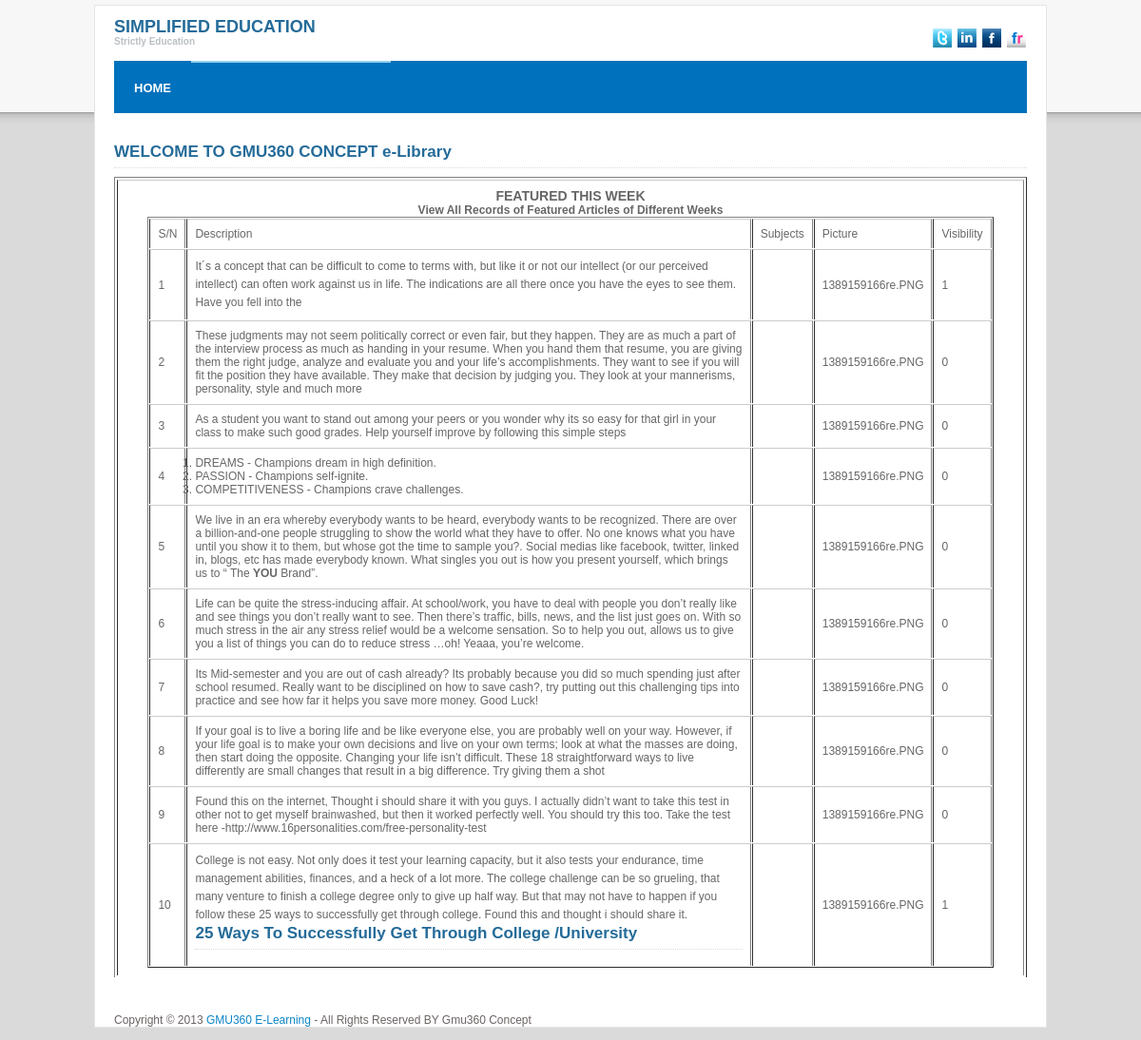
Page /administrator/featured_this_week_list.php on the committed database.
### tables this page shows
CREATE TABLE `featured_this_week` (
  `id` int(11) NOT NULL auto_increment,
  `description` text NOT NULL,
  `subject` varchar(100) NOT NULL,
  `content` text NOT NULL,
  `visibility` int(11) NOT NULL,
  PRIMARY KEY  (`id`)
);

CREATE TABLE `featured_image` (
  `id` int(11) NOT NULL auto_increment,
  `featured_id` int(11) NOT NULL,
  `picture` varchar(200) NOT NULL,
  PRIMARY KEY  (`id`)
);

### administrator/featured_this_week_list.php (the view, shortened to what this page needs)
<!DOCTYPE html PUBLIC "-//W3C//DTD XHTML 1.0 Transitional//EN" "http://www.w3.org/TR/xhtml1/DTD/xhtml1-transitional.dtd">
<html xmlns="http://www.w3.org/1999/xhtml">
<head>
<link rel="stylesheet" href="../css/style.css" type="text/css" media="all" />
</head>
<body>
<div id="shell">
  <div id="header">
    <h1 id="logo"><a href="#">SIMPLIFIED EDUCATION<span>Strictly Education</span></a></h1>
    <div class="socials"> <a href="#" class="link link-twitter">Twitter</a> <a href="#" class="link link-linkedin">LinkedIn</a> <a href="#" class="link link-facebook">Facebook</a> <a href="#" class="link link-flickr">flickr</a> </div>
  </div>
  <div id="navigation">
    <ul>
      <li><a href="../index.php">HOME</a></li>
      <li><a href="#" class="active"></a></li>
      <li><a href="#" class="active"></a></li>
      <li><a href="#" class="active"></a></li>
      <li><a href="#" class="active"></a></li>
      <li><a href="#" class="active"></a></li>
    </ul>
  </div>
  <div id="main">
    <br/><br/>
    <h2><a href="index.php">WELCOME TO GMU360 CONCEPT e-Library </a></h2>
    <table width="100%" border="1" id="box-table-a">
    <tr width="100%">
      <td width="40%">
      <center>
  <div id="bar"><h3>FEATURED THIS WEEK</h3></div>
<?php
$laund=mysql_query("SELECT *  FROM `featured_this_week`");
?>
<legend><b>View All Records of Featured Articles of Different Weeks</b></legend>
<?php
if(mysql_num_rows($laund)>0){
?>
<table width="95%" border="1" cellspacing="1">
	<tr class="thead">
        <td>S/N</td>
    <td>Description</td>
    <td>Subjects</td>
    <td>Picture</td>
        <td>Visibility</td>
    </tr>
  <?php
$s=1;
  	while($l=mysql_fetch_array($laund)){
	echo "<tr class= \"trodd\">";
	?>
    <td><?php echo $s++;
	?></td>
    <td><?php echo $l['description'];?></td>
    <td><?php echo $l['subjects'];?></td>
        <?php 		$t=mysql_query("SELECT *  FROM `featured_image` WHERE `id`='{$l['id']}'");
  	while($room=mysql_fetch_array($t)){
		$picture=$room['picture'];
	}
	?>
<td><?php echo $picture; ?></td>
   <td><?php echo $l['visibility'] ;?></td>
  </tr>
 <?php
}
}
?>
</table>
      </td>
      </tr>
        </table><br/><br/>
  </div>
      <p class="lf">Copyright &copy; 2013 <a href="#">GMU360 E-Learning </a> - All Rights Reserved BY Gmu360 Concept</p>
</div>
</body>
</html>

### css/style.css (style rules this page uses)
* { padding:0; margin:0; outline:0; }
body { font-size:12px; font-family:Arial, "Trebuchet MS", sans-serif; color:#6c6464; background:#dadada url(images/body.gif) left top repeat-x; padding:5px 0 13px 0; }
a { color:#0d86c7; text-decoration:none; }
h2 { font-size:17px; color:#246b99; padding-bottom:6px; border-bottom:1px dotted #dcdcdc; margin-bottom:9px; position:relative; }
h2 a { color:#246b99; }
#shell { width:960px; padding:0 20px; margin:0 auto; background:#fff; border:1px solid #e5e5e6; }
#header { height:58px; position:relative; }
#logo { padding-top:12px; }
#logo a { font-size:18px; color:#246b99; line-height:20px; text-decoration:none; }
#logo a span { font-size:10px; line-height:12px; display:block; color:#bbc0c3; }
.socials { position:absolute; top:24px; right:1px; width:104px; }
.socials .link { float:left; width:20px; height:20px; margin-left:6px; background:url(images/socials.gif); font-size:0; line-height:0; text-indent:-4000px; }
.socials .link-twitter { background-position:0 top; }
.socials .link-linkedin { background-position:-20px top; }
.socials .link-facebook { background-position:-40px top; }
.socials .link-flickr { background-position:-60px top; }
#navigation { height:55px; background-color:#0071bc; margin-bottom:1px; position:relative; }
#navigation ul { list-style:none; }
#navigation ul li { float:left; display:inline; border-right:0px solid #fff; height:55px; line-height:53px; }
#navigation ul li a { float:left; color:#fefefe; font-size:13px; font-weight:bold; padding:2px 21px 0 21px; text-decoration:none; }
#navigation ul li a.active, #navigation ul li a:hover { text-decoration:none; background:url(images/navigation-active.gif); }
#main { padding:2px 0 10px 0; }
#main p { line-height:19px; }
#box-table-a { font-size: 12px; margin: 0px; text-align: left; border-collapse: separate; border-bottom:none; }
#box-table-a td { padding: 8px; background: none; border-top: 1px solid #CCC; color: #666; border-bottom: none !important; }

### rows in the picture
featured_this_week: description "It´s a concept that can be difficult to come to terms with, but like it or not our intellect (or our perceived intellect) can often work against us in life. The indications are all there once you have the eyes to see them. Have you fell into the", featured_image.picture "1389159166re.PNG", visibility "1"
featured_this_week: description "These judgments may not seem politically correct or even fair, but they happen. They are as much a part of the interview process as much as handing in your resume. When you hand them that resume, you are giving them the right judge, analyze and evaluate you and your life’s accomplishments. They want to see if you will fit the position they have available. They make that decision by judging you. They look at your mannerisms, personality, style and much more", visibility "0"
featured_image: picture "1389159166re.PNG"
featured_this_week: description "As a student you want to stand out among your peers or you wonder why its so easy for that girl in your class to make such good grades. Help yourself improve by following this simple steps", visibility "0"
featured_this_week: description "DREAMS - Champions dream in high definition. PASSION - Champions self-ignite. COMPETITIVENESS - Champions crave challenges.", visibility "0"
featured_this_week: description "We live in an era whereby everybody wants to be heard, everybody wants to be recognized. There are over a billion-and-one people struggling to show the world what they have to offer. No one knows what you have until you show it to them, but whose got the time to sample you?. Social medias like facebook, twitter, linked in, blogs, etc has made everybody known. What singles you out is how you present yourself, which brings us to “ The YOU Brand”.", visibility "0"
featured_this_week: description "Life can be quite the stress-inducing affair. At school/work, you have to deal with people you don’t really like and see things you don’t really want to see. Then there’s traffic, bills, news, and the list just goes on. With so much stress in the air any stress relief would be a welcome sensation. So to help you out, allows us to give you a list of things you can do to reduce stress …oh! Yeaaa, you’re welcome.", visibility "0"
featured_this_week: description "Its Mid-semester and you are out of cash already? Its probably because you did so much spending just after school resumed. Really want to be disciplined on how to save cash?, try putting out this challenging tips into practice and see how far it helps you save more money. Good Luck!", visibility "0"
featured_this_week: description "If your goal is to live a boring life and be like everyone else, you are probably well on your way. However, if your life goal is to make your own decisions and live on your own terms; look at what the masses are doing, then start doing the opposite. Changing your life isn’t difficult. These 18 straightforward ways to live differently are small changes that result in a big difference. Try giving them a shot", visibility "0"
featured_this_week: description "Found this on the internet, Thought i should share it with you guys. I actually didn’t want to take this test in other not to get myself brainwashed, but then it worked perfectly well. You should try this too. Take the test here -http://www.16personalities.com/free-personality-test", visibility "0"
featured_this_week: description "College is not easy. Not only does it test your learning capacity, but it also tests your endurance, time management abilities, finances, and a heck of a lot more. The college challenge can be so grueling, that many venture to finish a college degree only to give up half way. But that may not have to happen if you follow these 25 ways to successfully get through college. Found this and thought i should share it. 25 Ways To Successfully Get Through College /University", visibility "1"
